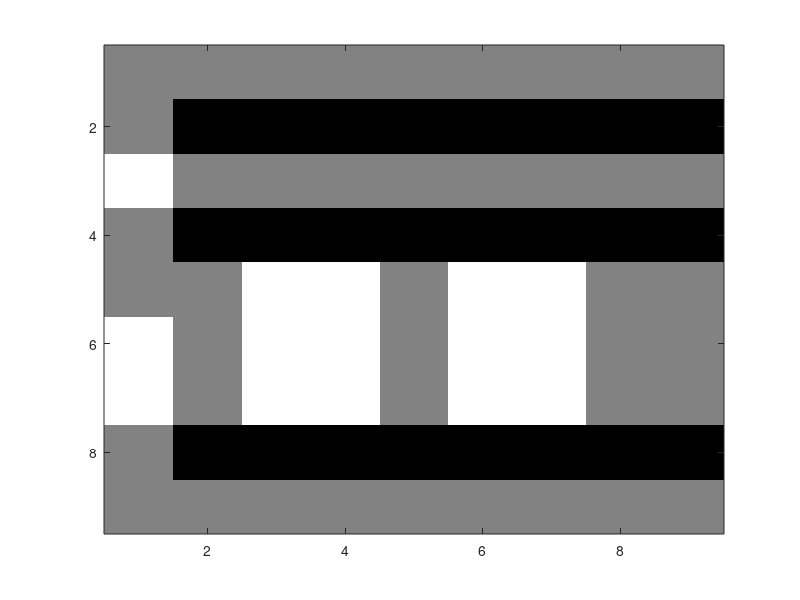

Recreate this plot in MATLAB.
Xd = [1 1 1 1 1 1 1 1 1;
      1 2 2 2 2 2 2 2 2;
      0 1 1 1 1 1 1 1 1;
      1 2 2 2 2 2 2 2 2;
      1 1 0 0 1 0 0 1 1;
      0 1 0 0 1 0 0 1 1;
      0 1 0 0 1 0 0 1 1;
      1 2 2 2 2 2 2 2 2;
      1 1 1 1 1 1 1 1 1;];
colormap(gray);
imagesc(2-Xd, [0, 2]);
